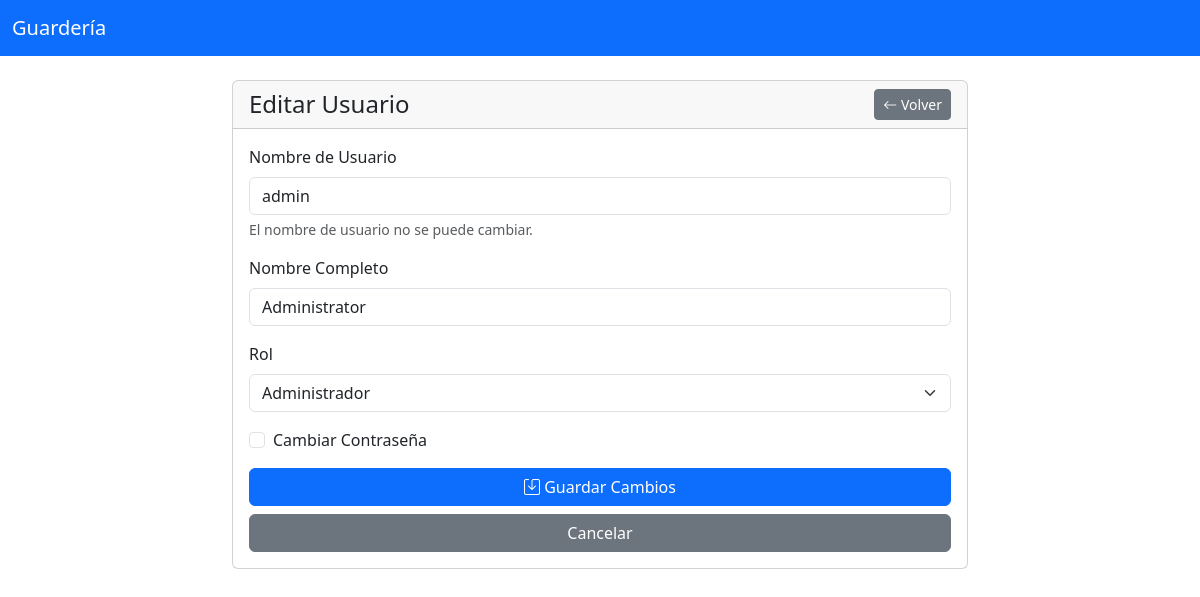
Page /users/edit.php?id=1 (signed in) on the committed database.
### tables this page shows
CREATE TABLE users (
        id INTEGER PRIMARY KEY AUTOINCREMENT,
        username TEXT NOT NULL UNIQUE,
        password TEXT NOT NULL,
        role TEXT NOT NULL,
        name TEXT NOT NULL,
        active INTEGER DEFAULT 1,
        created_at DATETIME DEFAULT CURRENT_TIMESTAMP
    );

### db/connection.php (called while the page is built, shortened)
<?php
class Database {
    private static $instance = null;
    private $db;
    private function __construct() {
        try {
            $this->db = new SQLite3(__DIR__ . '/daycare.db');
            $this->db->enableExceptions(true);
        } catch (Exception $e) {
            die('Database connection failed: ' . $e->getMessage());
        }
    }
    public static function getInstance() {
        if (self::$instance === null) {
            self::$instance = new self();
        }
        return self::$instance;
    }
    public function query($sql, $params = []) {
        try {
            $stmt = $this->db->prepare($sql);
            foreach ($params as $param => $value) {
                $type = is_int($value) ? SQLITE3_INTEGER : SQLITE3_TEXT;
                if ($stmt->bindValue($param, $value, $type) === false) {
                    throw new Exception('Failed to bind parameter ' . $param);
                }
            }
            $result = $stmt->execute();
            return $result;
        } catch (Exception $e) {
            throw new Exception('Query failed: ' . $e->getMessage());
        }
    }
}
?>

### users/edit.php (the view, shortened to what this page needs)
<?php
require_once '../db/connection.php';
$db = Database::getInstance();
$user_id = isset($_GET['id']) ? (int)$_GET['id'] : 0;
$user_result = $db->query(
    'SELECT * FROM users WHERE id = :id',
    [':id' => $user_id]
);
$user = $user_result->fetchArray(SQLITE3_ASSOC);
?>
<!DOCTYPE html>
<html lang="es">
<head>
    <link href="https://cdn.jsdelivr.net/npm/bootstrap@5.3.0/dist/css/bootstrap.min.css" rel="stylesheet">
    <link href="https://cdn.jsdelivr.net/npm/bootstrap-icons@1.7.2/font/bootstrap-icons.css" rel="stylesheet">
</head>
<body>
    <nav class="navbar navbar-dark bg-primary">
        <div class="container-fluid">
            <a class="navbar-brand" href="../dashboard.php">Guardería</a>
        </div>
    </nav>
    <div class="container mt-4">
        <div class="row">
            <div class="col-md-8 offset-md-2">
                <div class="card">
                    <div class="card-header d-flex justify-content-between align-items-center">
                        <h4 class="mb-0">Editar Usuario</h4>
                        <a href="index.php" class="btn btn-secondary btn-sm">
                            <i class="bi bi-arrow-left"></i> Volver
                        </a>
                    </div>
                    <div class="card-body">
                        <form method="POST" action="">
                            <div class="mb-3">
                                <label for="username" class="form-label">Nombre de Usuario</label>
                                <input type="text" class="form-control" id="username" value="<?php echo htmlspecialchars($user['username']); ?>" readonly>
                                <div class="form-text">El nombre de usuario no se puede cambiar.</div>
                            </div>
                            <div class="mb-3">
                                <label for="name" class="form-label">Nombre Completo</label>
                                <input type="text" class="form-control" id="name" name="name" value="<?php echo htmlspecialchars($user['name']); ?>" required>
                            </div>
                            <div class="mb-3">
                                <label for="role" class="form-label">Rol</label>
                                <select class="form-select" id="role" name="role" required>
                                    <option value="admin" <?php echo $user['role'] == 'admin' ? 'selected' : ''; ?>>Administrador</option>
                                </select>
                            </div>
                            <div class="mb-3 form-check">
                                <input type="checkbox" class="form-check-input" id="change_password" name="change_password" value="1" onchange="togglePasswordFields()">
                                <label class="form-check-label" for="change_password">Cambiar Contraseña</label>
                            </div>
                            <div class="d-grid gap-2">
                                <button type="submit" class="btn btn-primary">
                                    <i class="bi bi-save"></i> Guardar Cambios
                                </button>
                                <a href="index.php" class="btn btn-secondary">Cancelar</a>
                            </div>
                        </form>
                    </div>
                </div>
            </div>
        </div>
    </div>
</body>
</html>

### rows in the picture
users: username "admin", name "Administrator", role "Administrador"
